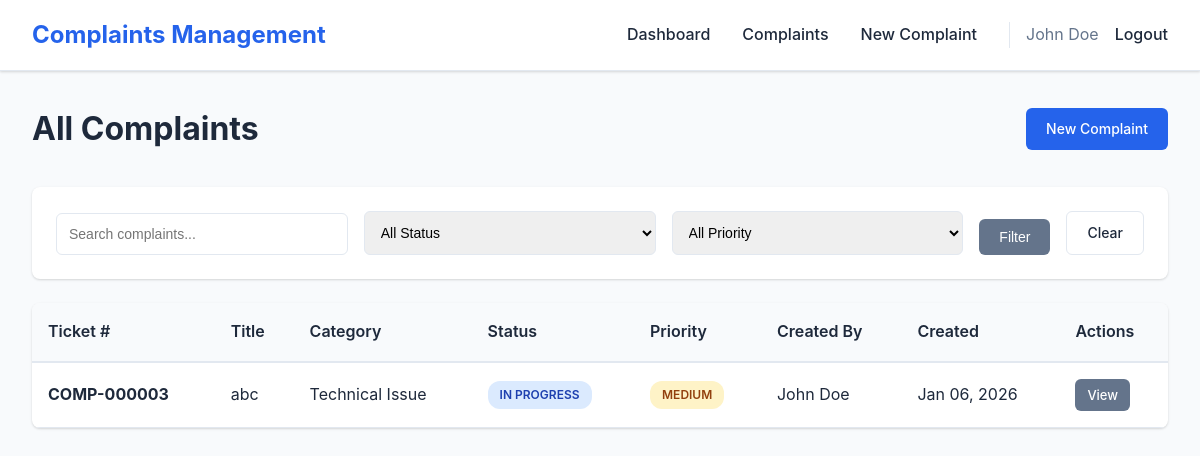
Page /api/complaints/ (signed in) on the committed database.
### complaints/models.py (models this page shows, shortened)
class Complaint(models.Model):
    STATUS_CHOICES = [
        ('pending', 'Pending'),
        ('in_progress', 'In Progress'),
        ('resolved', 'Resolved'),
        ('closed', 'Closed'),
        ('rejected', 'Rejected'),
    ]
    PRIORITY_CHOICES = [
        ('low', 'Low'),
        ('medium', 'Medium'),
        ('high', 'High'),
        ('urgent', 'Urgent'),
    ]
    ticket_number = models.CharField(max_length=20, unique=True, editable=False)
    title = models.CharField(max_length=200)
    description = models.TextField()
    category = models.ForeignKey(ComplaintCategory, on_delete=models.SET_NULL, null=True, blank=True)
    status = models.CharField(max_length=20, choices=STATUS_CHOICES, default='pending')
    priority = models.CharField(max_length=20, choices=PRIORITY_CHOICES, default='medium')
    created_by = models.ForeignKey(User, on_delete=models.CASCADE, related_name='complaints_created')
    assigned_to = models.ForeignKey(User, on_delete=models.SET_NULL, null=True, blank=True, related_name='complaints_assigned')
    created_at = models.DateTimeField(auto_now_add=True)
    updated_at = models.DateTimeField(auto_now=True)
    resolved_at = models.DateTimeField(null=True, blank=True)
    location = models.CharField(max_length=200, blank=True)
    contact_email = models.EmailField(blank=True)
    contact_phone = models.CharField(max_length=20, blank=True)
    attachment = models.FileField(upload_to='complaint_attachments/', blank=True, null=True)
    resolution_notes = models.TextField(blank=True)
    class Meta:
        ordering = ['-created_at']
        indexes = [
            models.Index(fields=['status']),
            models.Index(fields=['priority']),
            models.Index(fields=['created_at']),
        ]

class ComplaintCategory(models.Model):
    name = models.CharField(max_length=100, unique=True)
    description = models.TextField(blank=True)
    created_at = models.DateTimeField(auto_now_add=True)
    class Meta:
        verbose_name_plural = "Complaint Categories"
        ordering = ['name']

### complaints/views.py (the view)
# urls.py: path('complaints/', views.complaints_list, name='complaints_list'),
@login_required
def complaints_list(request):
    user = request.user
    complaints = Complaint.objects.all()
    if not user.is_staff:
        complaints = complaints.filter(created_by=user)
    search = request.GET.get('search', '')
    status_filter = request.GET.get('status', '')
    priority_filter = request.GET.get('priority', '')
    if search:
        complaints = complaints.filter(
            Q(ticket_number__icontains=search) |
            Q(title__icontains=search) |
            Q(description__icontains=search)
        )
    if status_filter:
        complaints = complaints.filter(status=status_filter)
    if priority_filter:
        complaints = complaints.filter(priority=priority_filter)
    paginator = Paginator(complaints.order_by('-created_at'), 20)
    page = request.GET.get('page', 1)
    complaints_page = paginator.get_page(page)
    categories = ComplaintCategory.objects.all()
    context = {
        'complaints': complaints_page,
        'categories': categories,
        'current_status': status_filter,
        'current_priority': priority_filter,
        'search_query': search,
        'is_staff': user.is_staff,
    }
    return render(request, 'complaints/complaints_list.html', context)

### templates/complaints/complaints_list.html (shortened to what this page needs)
{% extends 'complaints/base.html' %}
{% block content %}
<div class="page-container">
    <div class="page-header">
        <h1>All Complaints</h1>
        <a href="{% url 'create_complaint' %}" class="btn btn-primary">New Complaint</a>
    </div>
    <div class="filters-section">
        <form method="get" class="filters-form">
            <div class="filter-group">
                <input type="text" name="search" placeholder="Search complaints..." class="form-control" value="{{ search_query }}">
            </div>
            <div class="filter-group">
                <select name="status" class="form-control">
                    <option value="">All Status</option>
                </select>
            </div>
            <div class="filter-group">
                <select name="priority" class="form-control">
                    <option value="">All Priority</option>
                </select>
            </div>
            <button type="submit" class="btn btn-secondary">Filter</button>
            <a href="{% url 'complaints_list' %}" class="btn btn-outline">Clear</a>
        </form>
    </div>
    <div class="table-container">
        <table class="data-table">
            <thead>
                <tr>
                    <th>Ticket #</th>
                    <th>Title</th>
                    <th>Category</th>
                    <th>Status</th>
                    <th>Priority</th>
                    <th>Created By</th>
                    <th>Created</th>
                    <th>Actions</th>
                </tr>
            </thead>
            <tbody>
                {% for complaint in complaints %}
                <tr>
                    <td><strong>{{ complaint.ticket_number }}</strong></td>
                    <td>{{ complaint.title|truncatewords:8 }}</td>
                    <td>{{ complaint.category.name|default:"N/A" }}</td>
                    <td><span class="status-badge status-{{ complaint.status }}">{{ complaint.get_status_display }}</span></td>
                    <td><span class="priority-badge priority-{{ complaint.priority }}">{{ complaint.get_priority_display }}</span></td>
                    <td>{{ complaint.created_by.get_full_name|default:complaint.created_by.username }}</td>
                    <td>{{ complaint.created_at|date:"M d, Y" }}</td>
                    <td>
                        <a href="{% url 'complaint_detail' complaint.ticket_number %}" class="btn btn-sm btn-secondary">View</a>
                    </td>
                </tr>
                {% empty %}
                <tr>
                    <td colspan="{% if is_staff %}9{% else %}8{% endif %}" class="text-center">No complaints found</td>
                </tr>
                {% endfor %}
            </tbody>
        </table>
    </div>
</div>
{% endblock %}

### templates/complaints/base.html (shortened to what this page needs)
<!DOCTYPE html>
<html lang="en">
<head>
    <link rel="stylesheet" href="/static/css/style.css">
</head>
<body>
    {% if user.is_authenticated %}
    <nav class="navbar">
        <div class="nav-container">
            <div class="nav-brand">
                <h2>Complaints Management</h2>
            </div>
            <ul class="nav-menu">
                <li><a href="{% url 'dashboard' %}">Dashboard</a></li>
                <li><a href="{% url 'complaints_list' %}">Complaints</a></li>
                <li><a href="{% url 'create_complaint' %}">New Complaint</a></li>
                <li class="nav-user">
                    <span>{{ user.get_full_name|default:user.username }}</span>
                    <a href="{% url 'logout' %}">Logout</a>
                </li>
            </ul>
        </div>
    </nav>
    {% endif %}
    <main class="main-content">
        {% block content %}{% endblock %}
    </main>
</body>
</html>

### static/css/style.css (style rules this page uses)
* { margin: 0; padding: 0; box-sizing: border-box; }
:root { --primary-color: #2563eb; --primary-dark: #1e40af; --secondary-color: #64748b; --success-color: #10b981; --warning-color: #f59e0b; --danger-color: #ef4444; --info-color: #3b82f6; --bg-color: #f8fafc; --card-bg: #ffffff; --text-primary: #1e293b; --text-secondary: #64748b; --border-color: #e2e8f0; --shadow: 0 1px 3px 0 rgba(0, 0, 0, 0.1), 0 1px 2px 0 rgba(0, 0, 0, 0.06); --shadow-lg: 0 10px 15px -3px rgba(0, 0, 0, 0.1), 0 4px 6px -2px rgba(0, 0, 0, 0.05); }
body { font-family: -apple-system, BlinkMacSystemFont, 'Segoe UI', Roboto, 'Helvetica Neue', Arial, sans-serif; background-color: var(--bg-color); color: var(--text-primary); line-height: 1.6; }
.navbar { background: var(--card-bg); border-bottom: 1px solid var(--border-color); box-shadow: var(--shadow); position: sticky; top: 0; z-index: 1000; }
.nav-container { max-width: 1400px; margin: 0 auto; padding: 1rem 2rem; display: flex; justify-content: space-between; align-items: center; }
.nav-brand h2 { color: var(--primary-color); font-size: 1.5rem; }
.nav-menu { display: flex; list-style: none; gap: 2rem; align-items: center; }
.nav-menu a { text-decoration: none; color: var(--text-primary); font-weight: 500; transition: color 0.2s; }
.nav-user { display: flex; align-items: center; gap: 1rem; padding-left: 1rem; border-left: 1px solid var(--border-color); }
.nav-user span { color: var(--text-secondary); }
.main-content { min-height: calc(100vh - 80px); padding: 2rem; }
.page-container, .dashboard-container { max-width: 1400px; margin: 0 auto; }
.page-header { display: flex; justify-content: space-between; align-items: center; margin-bottom: 2rem; }
.page-header h1 { font-size: 2rem; color: var(--text-primary); }
.btn { display: inline-block; padding: 0.625rem 1.25rem; border: none; border-radius: 6px; font-size: 0.875rem; font-weight: 500; text-decoration: none; cursor: pointer; transition: all 0.2s; text-align: center; }
.btn-primary { background: var(--primary-color); color: white; }
.btn-secondary { background: var(--secondary-color); color: white; }
.btn-sm { padding: 0.375rem 0.75rem; font-size: 0.8125rem; }
.btn-outline { background: transparent; border: 1px solid var(--border-color); color: var(--text-primary); }
.form-control { width: 100%; padding: 0.75rem; border: 1px solid var(--border-color); border-radius: 6px; font-size: 0.875rem; transition: border-color 0.2s; }
.table-container { background: var(--card-bg); border-radius: 8px; box-shadow: var(--shadow); overflow-x: auto; }
.data-table { width: 100%; border-collapse: collapse; }
.data-table thead { background: var(--bg-color); }
.data-table th { padding: 1rem; text-align: left; font-weight: 600; color: var(--text-primary); border-bottom: 2px solid var(--border-color); }
.data-table td { padding: 1rem; border-bottom: 1px solid var(--border-color); }
.status-badge, .priority-badge { display: inline-block; padding: 0.25rem 0.75rem; border-radius: 12px; font-size: 0.75rem; font-weight: 600; text-transform: uppercase; }
.status-in_progress { background: #dbeafe; color: #1e40af; }
.priority-medium { background: #fef3c7; color: #92400e; }
.filters-section { background: var(--card-bg); padding: 1.5rem; border-radius: 8px; box-shadow: var(--shadow); margin-bottom: 1.5rem; }
.filters-form { display: flex; gap: 1rem; flex-wrap: wrap; align-items: flex-end; }
.filter-group { flex: 1; min-width: 200px; }

### rows in the picture
Complaint: ticket_number "COMP-000003", title "abc", category.name "Technical Issue", status "IN PROGRESS", priority "MEDIUM", created_by.get_full_name "John Doe", created_at "Jan 06, 2026"

### other values in the picture
{{ user.get_full_name|default:user.username }} "John Doe"
